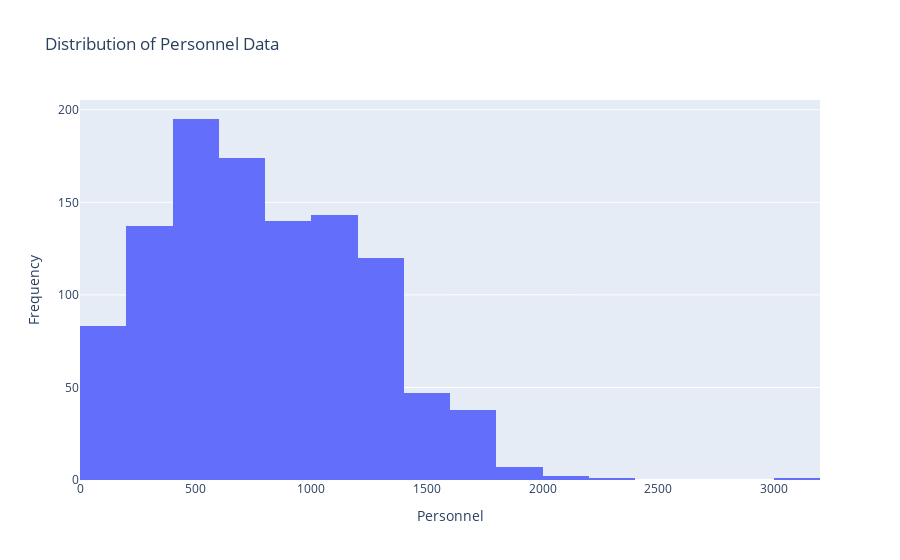

The cell this chart's notebook holds for it:
### Markdown cell above
## (3.3) Distribution Plot for Personnel Data

### Code cell
import plotly.express as px

# Calculate daily changes for personnel data
if 'personnel' in personnel_data.columns:
	personnel_data['daily_personnel_change'] = personnel_data['personnel'].diff().fillna(0).abs().astype(int)

# Distribution Plot for Personnel Data
fig = px.histogram(personnel_data, x='daily_personnel_change', nbins=30, title='Distribution of Personnel Data')
fig.update_layout(xaxis_title='Personnel', yaxis_title='Frequency')
fig.show()

### Figure 1 — Plotly figure (JSON) as saved in the notebook; plotly's stock layout.template omitted (floating-point values rounded to 4 significant figures; data arrays with more than 128 entries replaced by an {"elided": "..."} marker saying what was removed)
{"data": [{"bingroup": "x", "hovertemplate": "daily_personnel_change=%{x}<br>count=%{y}<extra></extra>", "legendgroup": "", "marker": {"color": "#636efa", "pattern": {"shape": ""}}, "name": "", "nbinsx": 30, "orientation": "v", "showlegend": false, "type": "histogram", "x": {"elided": "1088 int values"}, "xaxis": "x", "yaxis": "y"}], "layout": {"barmode": "relative", "legend": {"tracegroupgap": 0}, "title": {"text": "Distribution of Personnel Data"}, "xaxis": {"anchor": "y", "domain": [0, 1], "title": {"text": "Personnel"}}, "yaxis": {"anchor": "x", "domain": [0, 1], "title": {"text": "Frequency"}}}}
